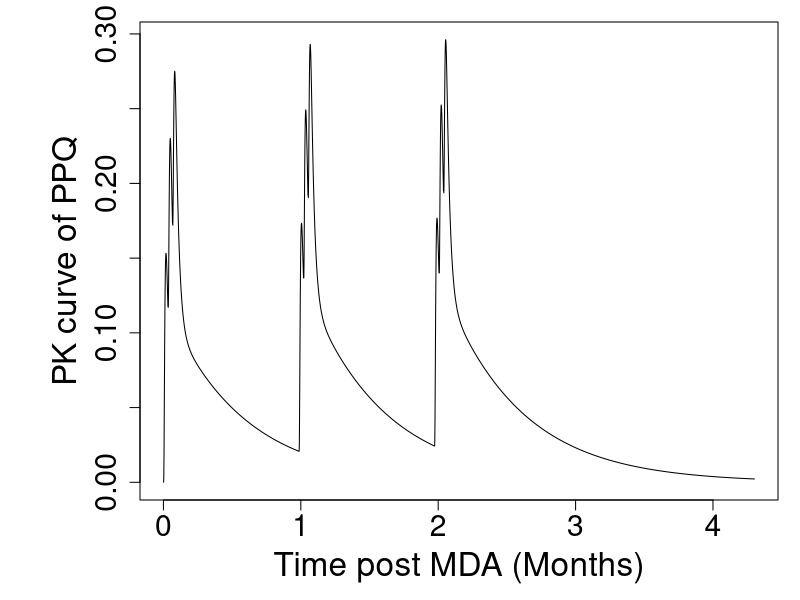
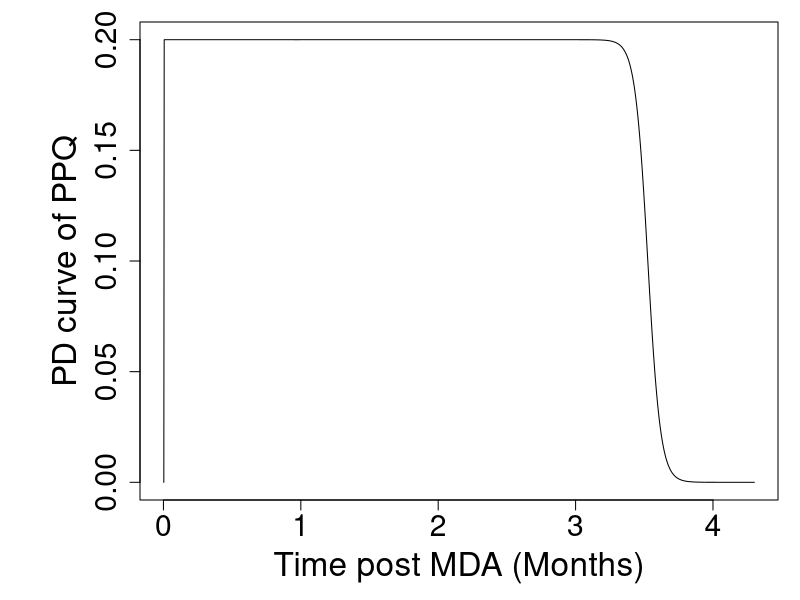
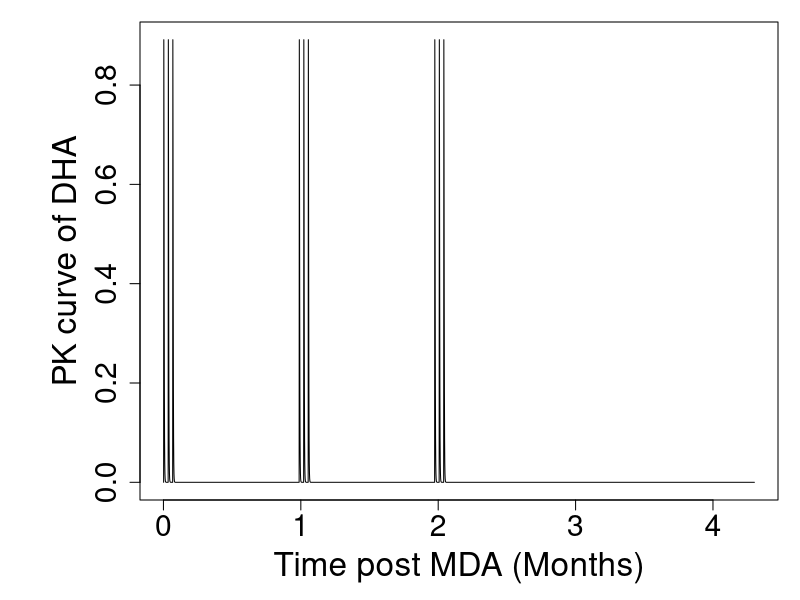
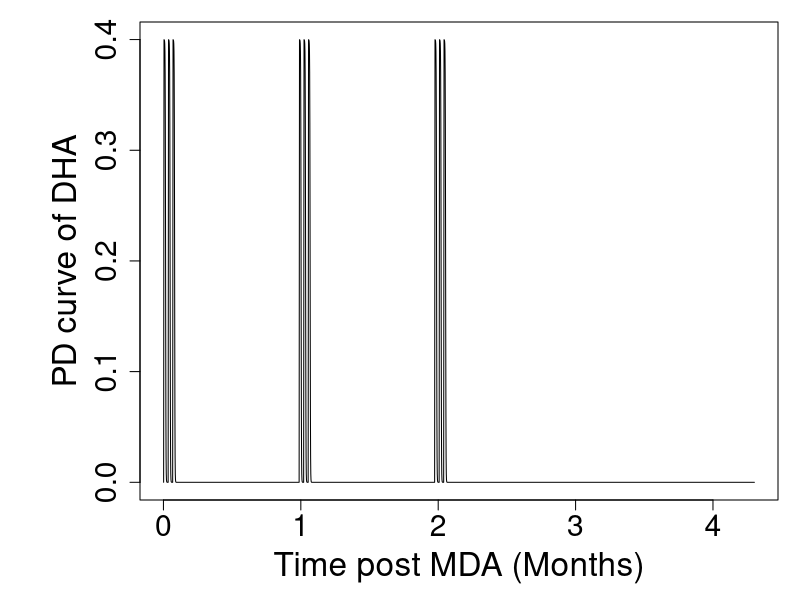

These figures' R source, in order:
#MDA treatment

library(truncnorm)
library(deSolve)
odefunction <- function(t, state, parameters){
  with(as.list(c(state,parameters)),{
    dD <- -kt*D
    dT1 <- kt*D-kt*T1
    dT2 <- kt*T1-kt*T2
    dC <- (kt*T2+q1*P1+q2*P2-q1*C-q2*C-qc*C)/Vc
    dP1 <- (q1*C-q1*P1)/V1
    dP2 <- (q2*C-q2*P2)/V2
    list(c(dD,dT1,dT2,dC,dP1,dP2))
  })
}

kd <- function(time,dr,kmax,ec50,gamma){
  dru <- cbind(time,dr*1000,0) 
  n <- dim(dru)[1]
  x <- dim(dru)[2]
  for (i in 2:n) {
    kt <- kmax * (dru[i,2])^gamma / ((dru[i,2])^gamma + ec50^gamma) #calculate k(t)
    kt_1 <- kmax * (dru[i-1,2])^gamma / ((dru[i-1,2])^gamma + ec50^gamma) #calculate k(t-1)
    kd <- (kt+kt_1)/2 #killing effect
    dru[i,x] <- kd #record
  }
  return(dru[,3])
}
####PPQ
dr_time <- 15*24
parameters <- c(kt = 1/2.79, qc = 51.4, Vc = 804, q1 = 2020, V1 = 3010, q2 = 149, V2 = 13300)
state <- c(D = 0, T1 = 0, T2 = 0, C = 0, P1 = 0, P2 = 0)
times <- seq(1,dr_time-1,by = 1)
out <- ode(state, times, odefunction, parameters)
drug <- data.frame(out)


state1 <- c(D = 960, T1 = 0, T2 = 0, C = 0, P1 = 0, P2 = 0)
times1 <- seq(dr_time,dr_time+23,by = 1)
out1 <- ode(state1, times1, odefunction, parameters)
drug1 <- data.frame(out1)
dim <- dim(drug1)[1]
state2 <- c(D=drug1[dim,2]+960, T1=drug1[dim,3],T2=drug1[dim,4],C=drug1[dim,5],P1=drug1[dim,6],P2=drug1[dim,7])
times2 <- seq(dr_time+24,dr_time+47,by=1)
out2 <- ode(state2, times2, odefunction, parameters)
drug2 <- data.frame(out2)
dim <- dim(drug2)[1]
state3 <- c(D=drug2[dim,2]+960, T1=drug2[dim,3],T2=drug2[dim,4],C=drug2[dim,5],P1=drug2[dim,6],P2=drug2[dim,7])
times3 <- seq(dr_time+48,dr_time+719,by=1)
out3 <- ode(state3, times3, odefunction, parameters)
drug3 <- data.frame(out3)

dim <- dim(drug3)[1]
state4 <- c(D=drug3[dim,2]+960, T1=drug3[dim,3],T2=drug3[dim,4],C=drug3[dim,5],P1=drug3[dim,6],P2=drug3[dim,7])
times4 <- seq(dr_time+720,dr_time+743,by=1)
out4 <- ode(state4, times4, odefunction, parameters)
drug4 <- data.frame(out4)
dim <- dim(drug4)[1]
state5 <- c(D=drug4[dim,2]+960, T1=drug4[dim,3],T2=drug4[dim,4],C=drug4[dim,5],P1=drug4[dim,6],P2=drug4[dim,7])
times5 <- seq(dr_time+744,dr_time+767,by=1)
out5 <- ode(state5, times5, odefunction, parameters)
drug5 <- data.frame(out5)
dim <- dim(drug5)[1]
state6 <- c(D=drug5[dim,2]+960, T1=drug5[dim,3],T2=drug5[dim,4],C=drug5[dim,5],P1=drug5[dim,6],P2=drug5[dim,7])
times6 <- seq(dr_time+768,dr_time+1439,by=1)
out6 <- ode(state6, times6, odefunction, parameters)
drug6 <- data.frame(out6)

dim <- dim(drug6)[1]
state7 <- c(D=drug6[dim,2]+960, T1=drug6[dim,3],T2=drug6[dim,4],C=drug6[dim,5],P1=drug6[dim,6],P2=drug6[dim,7])
times7 <- seq(dr_time+1440,dr_time+1463,by=1)
out7 <- ode(state7, times7, odefunction, parameters)
drug7 <- data.frame(out7)
dim <- dim(drug7)[1]
state8 <- c(D=drug7[dim,2]+960, T1=drug7[dim,3],T2=drug7[dim,4],C=drug7[dim,5],P1=drug7[dim,6],P2=drug7[dim,7])
times8 <- seq(dr_time+1464,dr_time+1487,by=1)
out8 <- ode(state8, times8, odefunction, parameters)
drug8 <- data.frame(out8)
dim <- dim(drug8)[1]
state9 <- c(D=drug8[dim,2]+960, T1=drug8[dim,3],T2=drug8[dim,4],C=drug8[dim,5],P1=drug8[dim,6],P2=drug8[dim,7])
times9 <- seq(dr_time+1488,3500,by=1)
out9 <- ode(state9, times9, odefunction, parameters)
drug9 <- data.frame(out9)

PQ<- rbind(drug,drug1,drug2,drug3,drug4,drug5,drug6,drug7,drug8,drug9)
t <- 1:3500
kd_PQ <- kd(t,PQ$C,0.2,9,12)
par(mar=c(5,7, 1.1,1.1))
plot((8761):(11900)/365/2-12,PQ$C[360:3499],ylab="PK curve of PPQ",type="l",xlab="Time post MDA (Months)",cex.axis=1.8,cex.lab=2,cex.main=2)
plot((8761):(11900)/365/2-12,kd_PQ[360:3499],ylab="PD curve of PPQ",type="l",xlab="Time post MDA (Months)",cex.axis=1.8,cex.lab=2,cex.main=2)


###DHA
ka <- 0.89
CL_F <- 48.8
V_F <- 44.4
D <- 120
Central <- D*ka/(V_F*ka-CL_F)*(exp(-(CL_F/V_F)*t)-exp(-ka*t))
DHA <- c(rep(0,dr_time),(Central+c(rep(0,24),Central[1:(length(Central)-24)])+c(rep(0,48),Central[1:(length(Central)-48)]))[1:720],(Central+c(rep(0,24),Central[1:(length(Central)-24)])+c(rep(0,48),Central[1:(length(Central)-48)]))[1:720],(Central+c(rep(0,24),Central[1:(length(Central)-24)])+c(rep(0,48),Central[1:(length(Central)-48)]))[1:3500])

plot((8761):(11900)/365/2-12,DHA[360:3499],ylab="PK curve of DHA",type="l",xlab="Time post MDA (Months)",cex.axis=1.8,cex.lab=2,cex.main=2)
kd_DHA <- kd(1:length(DHA),DHA,0.4,1.5,1.3)
plot((8761):(11900)/365/2-12,kd_DHA[360:3499],ylab="PD curve of DHA",type="l",xlab="Time post MDA (Months)",cex.axis=1.8,cex.lab=2,cex.main=2)
